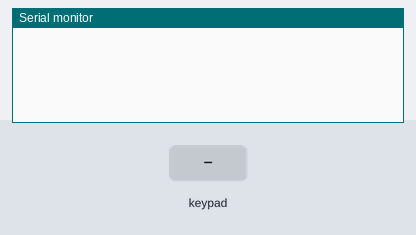
The sketch below on a simulated Arduino Uno, built with avr-gcc and run on an emulated ATmega328P. Parts: the last lines printed to the serial monitor. Inputs (shaded band) come from the test bench.

Above: at 1.2 s.
1.3 s: key '1' pressed
At 2.5 s:
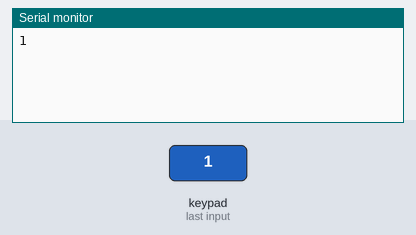
2.8 s: keypad keys 7 8 9 0 # pressed 0.4 s apart
At 5.0 s:
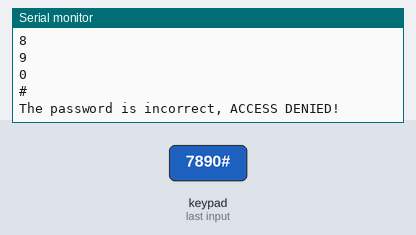
6.3 s: key '*' pressed
At 7.5 s:
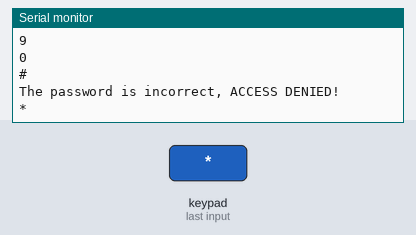
7.8 s: keypad keys 7 8 9 0 # pressed 0.4 s apart
At 10.3 s:
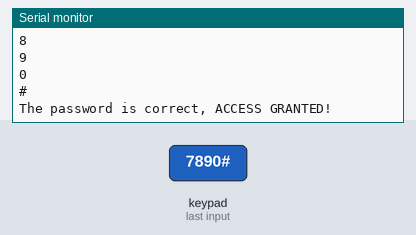
Timing chart, 0 to 11.8 s (numbered marks = the images above; inputs shaded):
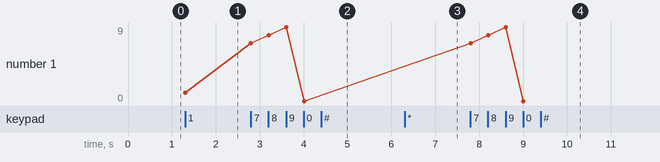

Measured:
- after the input at 1.3 s, the serial monitor: prints a new line at once (image 1)
- after the input at 2.8 s, the serial monitor: prints a new line at once (image 2)
- after the input at 6.3 s, the serial monitor: prints a new line at once (image 3)
- after the input at 7.8 s, the serial monitor: prints a new line at once (image 4)
- plotted number 1: 1 → 0 after the input at 2.8 s

The sketch:

task_6_password_protection.ino
```cpp
#include <Keypad.h>
#define ROW_NUM     4 // four rows
#define COLUMN_NUM  3 // three columns
char keys[ROW_NUM][COLUMN_NUM] = {
  {'1', '2', '3'},
  {'4', '5', '6'},
  {'7', '8', '9'},
  {'*', '0', '#'}
};
byte pin_rows[ROW_NUM] = {18, 5, 17, 16}; // GIOP18, GIOP5, GIOP17, GIOP16 connect to the row pins
byte pin_column[COLUMN_NUM] = {4, 0, 2};  // GIOP4, GIOP0, GIOP2 connect to the column pins
Keypad keypad = Keypad( makeKeymap(keys), pin_rows, pin_column, ROW_NUM, COLUMN_NUM );
const String password = "7890"; // change your password here
String input_password;
void setup() {
  Serial.begin(9600);
  input_password.reserve(32); // maximum input characters is 33, change if needed
}

void loop() {
  char key = keypad.getKey();

  if (key) {
    Serial.println(key);

    if (key == '*') {
      input_password = ""; // clear input password
    } else if (key == '#') {
      if (password == input_password) {
        Serial.println("The password is correct, ACCESS GRANTED!");
      } else {
        Serial.println("The password is incorrect, ACCESS DENIED!");
      }
      input_password = ""; // clear input password
    } else {
      input_password += key; // append new character to input password string
    }
  }
}
```
